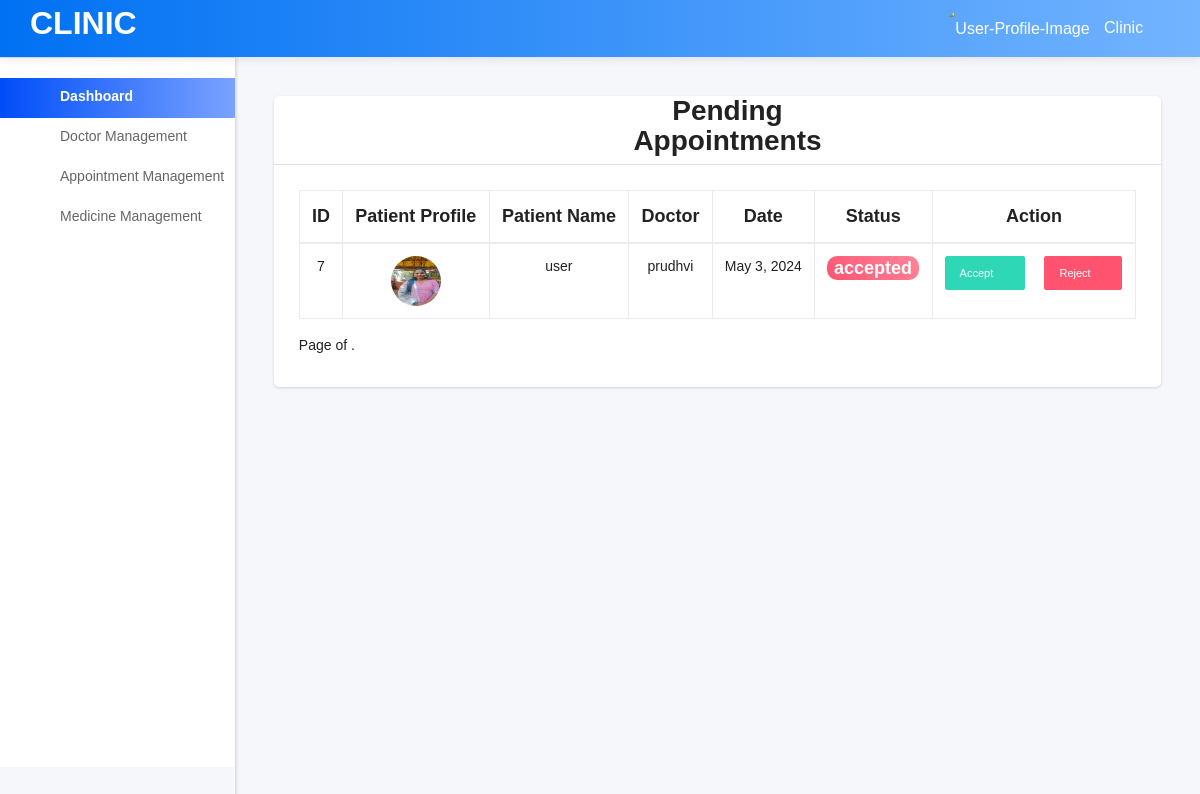
/clinic-pendingappointments, run on the app's committed database.
### adminapp/models.py (models this page shows)
class Appointment(models.Model):
    SERVICE_CHOICES = [
        ('dentist', 'Dentist'),
        ('doctor', 'Doctor'),
        ('physical-therapy', 'Physical Therapy'),
    ]
    CLINIC_CHOICES = [
        ('in-clinic', 'In-clinic'),
        ('virtual', 'Virtual'),
    ]
    service = models.CharField(max_length=20, choices=SERVICE_CHOICES)
    date = models.DateField()
    time = models.TimeField()
    name = models.CharField(max_length=100)
    email = models.EmailField()
    phone = models.CharField(max_length=15)
    clinic = models.CharField(max_length=20, choices=CLINIC_CHOICES)
    fee = models.DecimalField(max_digits=10, decimal_places=2)
    appointment_status = models.CharField(max_length=50, help_text='Appointment status', null=True, default='pending')
    patient=models.ForeignKey(PatientModel, on_delete=models.CASCADE,null=True)
    appointed_doctor = models.CharField(max_length=20,null=True)
    class Meta:
        db_table = 'appointment_details'

### mainapp/models.py (models this page shows)
class PatientModel(models.Model):
    patient_id = models.AutoField(primary_key=True)
    patient_name = models.CharField(max_length=100)
    patient_dob = models.DateField(max_length=20, null=True)
    patient_age = models.IntegerField(null=True)
    patient_email = models.EmailField(max_length=100)
    patient_password = models.CharField(max_length=100)
    patient_contact = models.CharField(max_length=15)
    patient_city = models.TextField(null=True)
    patient_image = models.ImageField(upload_to='user/images')
    patient_status = models.CharField(help_text='user_status', max_length=50, null=True, default='pending')
    Last_Login_Time = models.TimeField(auto_now_add=True, null=True)
    Last_Login_Date = models.DateField(auto_now_add=True, null=True)
    No_Of_Times_Login = models.IntegerField(default=0, null=True)
    Message = models.TextField(max_length=250, null=True)
    class Meta:
        db_table = 'patient_details'

### userapp/views.py (the view)
# urls.py: path('clinic-pendingappointments',user_views.clinic_pendingappointments,name='clinic_pendingappointments'),
def clinic_pendingappointments(request):
    app =Appointment.objects.all()
    return render(request,'user/clinic-pendingappointments.html', {'app': app})

### assets/templates/user/clinic-pendingappointments.html (shortened to what this page needs)
{% load static %}
<!DOCTYPE html>
<html lang="en">
<head>
    <link rel="stylesheet" type="text/css" href="{% static 'user/css/bootstrap/css/bootstrap.min.css' %}">
    <link rel="stylesheet" type="text/css" href="{% static 'user/icon/themify-icons/themify-icons.css' %}">
    <link rel="stylesheet" type="text/css" href="{% static 'user/icon/font-awesome/css/font-awesome.min.css' %}">
    <link rel="stylesheet" type="text/css" href="{% static 'user/icon/icofont/css/icofont.css' %}">
    <link rel="stylesheet" type="text/css" href="{% static 'user/css/style.css' %}">
    <link rel="stylesheet" type="text/css" href="{% static 'user/css/jquery.mCustomScrollbar.css' %}">
</head>
  <body>
  <div id="pcoded" class="pcoded">
      <div class="pcoded-container navbar-wrapper">
          <nav class="navbar header-navbar pcoded-header">
             <div class="navbar-wrapper">
                <div class="navbar-logo">
                    <a href="admindashboard.html">
                        <h2 style="margin-left: 20px;">
                        Clinic
                    </h2>
                    </a>
               </div>
                 <div class="navbar-container container-fluid">
                     <ul class="nav-right">
                         <li class="user-profile header-notification">
                             <a href="#!">
                                 <img src="assets/images/avatar-4.jpg" class="img-radius" alt="User-Profile-Image">
                                 <span>Clinic</span>
                                 <i class="ti-angle-down"></i>
                             </a>
                         </li>
                     </ul>
                 </div>
             </div>
         </nav>
         <div class="pcoded-main-container">
            <div class="pcoded-wrapper">
                <nav class="pcoded-navbar">
                    <div class="pcoded-inner-navbar main-menu">
                        <div class="pcoded-navigatio-lavel" data-i18n="nav.category.navigation"></div>
                        <ul class="pcoded-item pcoded-left-item">
                            <li class="active">
                                <a href="{% url 'clinic_dashboard' %}">
                                    <span class="pcoded-micon"><i class="ti-home"></i><b>D</b></span>
                                    <span class="pcoded-mtext" data-i18n="nav.dash.main">Dashboard</span>
                                </a>
                            </li>
                            <li class="pcoded-hasmenu">
                                <a href="javascript:void(0)">
                                    <span class="pcoded-micon"><i class="ti-layout-grid2-alt"></i></span>
                                    <span class="pcoded-mtext" data-i18n="nav.basic-components.main">Doctor
                                        Management</span>
                                </a>
                            </li>
                            <li class="pcoded-hasmenu">
                                <a href="javascript:void(0)">
                                    <span class="pcoded-micon"><i class="ti-direction-alt"></i></span>
                                    <span class="pcoded-mtext" data-i18n="nav.basic-components.main">Appointment
                                        Management</span>
                                </a>
                            </li>
                            <li class="pcoded-hasmenu">
                                <a href="javascript:void(0)">
                                    <span class="pcoded-micon"><i class="ti-layers"></i></span>
                                    <span class="pcoded-mtext" data-i18n="nav.basic-components.main">Medicine
                                        Management</span>
                                </a>
                            </li>
                        </ul>
                    </div>
                </nav>
                <div class="pcoded-content">
                    <div class="pcoded-inner-content">
                        <div class="main-body">
                            <div class="page-wrapper">
                                <div class="page-body">
                                    <div class="row">
                                        <div class="col-sm-12">
                                            <div class="card tabs-card">
                                                <div class="card-block p-0">
                                                    <ul class="nav nav-tabs md-tabs justify-content-center" role="tablist">
                                                        <li class="nav-item">
                                                            <a href="admindashboard.html">
                                                                <h3 style="margin-left: 20px;">
                                                                Pending Appointments
                                                            </h3>
                                                            </a>
                                                        </li>
                                                    </ul>
                                                    <div class="tab-content card-block">
                                                        <div class="tab-pane active" id="home3" role="tabpanel">
                                                            <div class="table-responsive">
                                                                <table class="table table-bordered">
                                                                    <tr>
                                                                        <th class="text-center" style="font-size: large;">ID</th>
                                                                        <th class="text-center" style="font-size: large;">Patient Profile</th>
                                                                        <th class="text-center" style="font-size: large;">Patient Name</th>
                                                                        <th class="text-center" style="font-size: large;">Doctor</th>
                                                                        <th class="text-center" style="font-size: large;">Date</th>
                                                                        <th class="text-center" style="font-size: large;">Status</th>
                                                                        <th class="text-center" style="font-size: large;">Action</th>
                                                                    </tr>
                                                                    <tbody>
                                                                        {% for i in app %}
                                                                        <tr>
                                                                            <td class="text-center">{{ i.id }}</td>
                                                                            <td class="text-center">
                                                                                <img src="media/{{i.patient.patient_image}}" alt="Doctor" width="50" height="50"
                                                                                            class="rounded-circle">
                                                                            </td>
                                                                            <td class="text-center">{{ i.patient.patient_name }}</td>
                                                                            <td class="text-center">{{ i.appointed_doctor }}</td>
                                                                            <td class="text-center">{{ i.date }}</td>
                                                                              <td ><span class="badge badge-danger" class="text-center" style="font-size: large;">{{i.appointment_status}}</span></td>
                                                                              <td>
                                                                                <div>
                                                                                    <a href="{% url 'accept_appointment' i.id %}">
                                                                                        <button onclick="return confirmAccept()" type="button" class="btn cur-p btn-success btn-sm btn-icon-text mr-3 accept-button">
                                                                                            Accept <i class="fa fa-check"></i>
                                                                                        </button>
                                                                                    </a>
                                                                                    <a href="{% url 'reject_appointment' i.id %}">
                                                                                        <button onclick="return confirmReject()" type="button" class="btn cur-p btn-danger btn-sm btn-icon-text reject-button">
                                                                                            Reject <i class="fa fa-close"></i>
                                                                                        </button>
                                                                                    </a>
                                                                                </div>
                                                                            </td>
                                                                        </tr>
                                                                        {% endfor %}
                                                                    </tbody>
                                                                </table>
                                                                <nav aria-label="Page navigation example ">
                                                                    Page {{ user.number }} of {{ user.paginator.num_pages }}.
                                                                  </nav>
                                                            </div>
                                                        </div>
                                                    </div>
                                                </div>
                                            </div>
                                        </div>
                                    </div>
                                </div>
                            </div>
                        </div>
                    </div>
                </div>
            </body>
            </html>

### data on the page
Appointment: id "7", patient.patient_image (picture), patient.patient_name "user", appointed_doctor "prudhvi", date "May 3, 2024", appointment_status "accepted"
